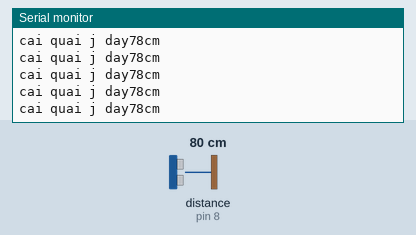
Recording of a sketch running on a simulated Arduino Uno, built with avr-gcc and run on an emulated ATmega328P. On the bench: the last lines printed to the serial monitor. Wiring (inferred from the names in the program): ultrasonic range finder: trigger pin 7; echo pin 8. Inputs (shaded band) come from the test bench; at power-on: distance to the obstacle (sensor on pin 8) 80 cm. The echo pulse lasts 58.3 µs per cm.

Above: at 1.2 s.
1.3 s: distance to the obstacle (sensor on pin 8) set to 60 cm
At 1.6 s:
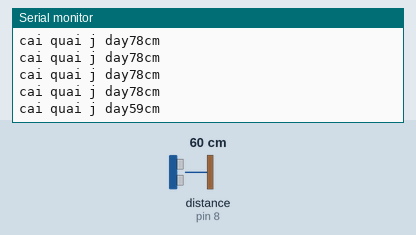
4.3 s: distance to the obstacle (sensor on pin 8) set to 2 cm
At 4.46 s:
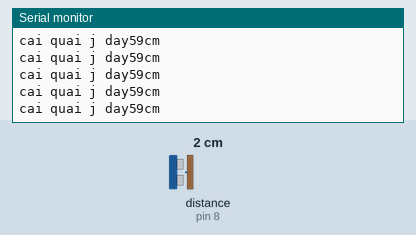
Timing chart, 0 to 7.3 s (numbered marks = the images above; inputs shaded):
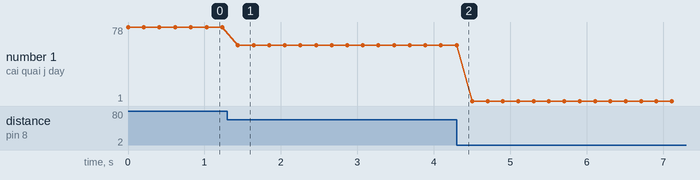

Measured:
- after the input at 1.3 s, the serial monitor: prints a new line after 0.14 s (image 1)
- plotted number 1: 78 → 59 after the input at 1.3 s, 59 → 1 after the input at 4.3 s

The sketch:

sieuam.ino
```cpp
const int trig = 7;     // chân trig của HC-SR04
const int echo = 8;     // chân echo của HC-SR04
volatile   int distance =0;
void setup()
{
    Serial.begin(9600);     // giao tiếp Serial với baudrate 9600
    pinMode(trig,OUTPUT);   // chân trig sẽ phát tín hiệu
    pinMode(echo,INPUT);    // chân echo sẽ nhận tín hiệu\

}

void getDistance()
{
    detachInterrupt(0);
    unsigned long duration; // biến đo thời gian
//    int distance;           // biến lưu khoảng cách

    /* Phát xung từ chân trig */
    digitalWrite(trig,0);   // tắt chân trig
    delayMicroseconds(2);
    digitalWrite(trig,1);   // phát xung từ chân trig
    delayMicroseconds(10);   // xung có độ dài 5 microSeconds
    digitalWrite(trig,0);   // tắt chân trig

    /* Tính toán thời gian */
    // Đo độ rộng xung HIGH ở chân echo.
    duration = pulseIn(echo,HIGH);
    // Tính khoảng cách đến vật.
    distance = int(duration/2/29.412);

}
void loop(){
    /* In kết quả ra Serial Monitor */
    Serial.print("cai quai j day");
 getDistance();
    Serial.print(distance);
    Serial.println("cm");
    delay(200);
}
```
